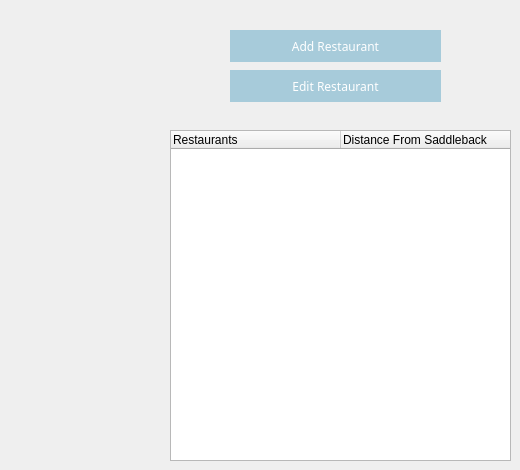
     <widget class="QWidget" name="matienancePage">
      <widget class="QPushButton" name="addRestaurantButton">
       <property name="geometry">
        <rect>
         <x>230</x>
         <y>30</y>
         <width>211</width>
         <height>32</height>
        </rect>
       </property>
       <property name="font">
        <font>
         <family>Futura</family>
        </font>
       </property>
       <property name="styleSheet">
        <string notr="true">background-color:rgb(167,203,218);
color: rgb(255, 255, 255);
border: none;</string>
       </property>
       <property name="text">
        <string>Add Restaurant</string>
       </property>
       <property name="autoDefault">
        <bool>false</bool>
       </property>
       <property name="default">
        <bool>false</bool>
       </property>
       <property name="flat">
        <bool>false</bool>
       </property>
      </widget>
      <widget class="QPushButton" name="editRestaurantButton">
       <property name="geometry">
        <rect>
         <x>230</x>
         <y>70</y>
         <width>211</width>
         <height>32</height>
        </rect>
       </property>
       <property name="font">
        <font>
         <family>Futura</family>
        </font>
       </property>
       <property name="styleSheet">
        <string notr="true">background-color:rgb(167,203,218);
color: rgb(255, 255, 255);
border: none;</string>
       </property>
       <property name="text">
        <string>Edit Restaurant</string>
       </property>
       <property name="autoDefault">
        <bool>false</bool>
       </property>
       <property name="default">
        <bool>false</bool>
       </property>
       <property name="flat">
        <bool>false</bool>
       </property>
      </widget>
      <widget class="QTreeWidget" name="listOfChangeRestaurants">
       <property name="geometry">
        <rect>
         <x>170</x>
         <y>130</y>
         <width>341</width>
         <height>331</height>
        </rect>
       </property>
       <property name="alternatingRowColors">
        <bool>true</bool>
       </property>
       <attribute name="headerDefaultSectionSize">
        <number>170</number>
       </attribute>
       <column>
        <property name="text">
         <string notr="true">Restaurants</string>
        </property>
       </column>
       <column>
        <property name="text">
         <string>Distance From Saddleback</string>
        </property>
       </column>
      </widget>
     </widget>
